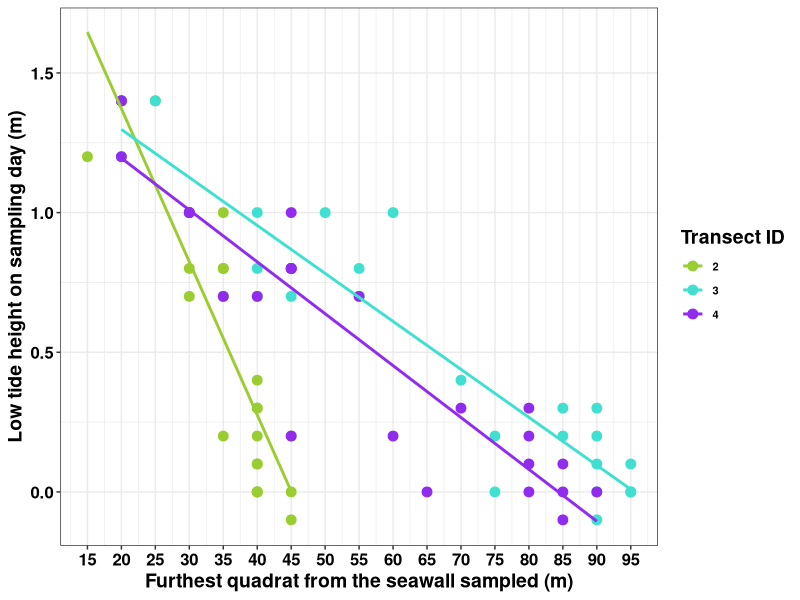
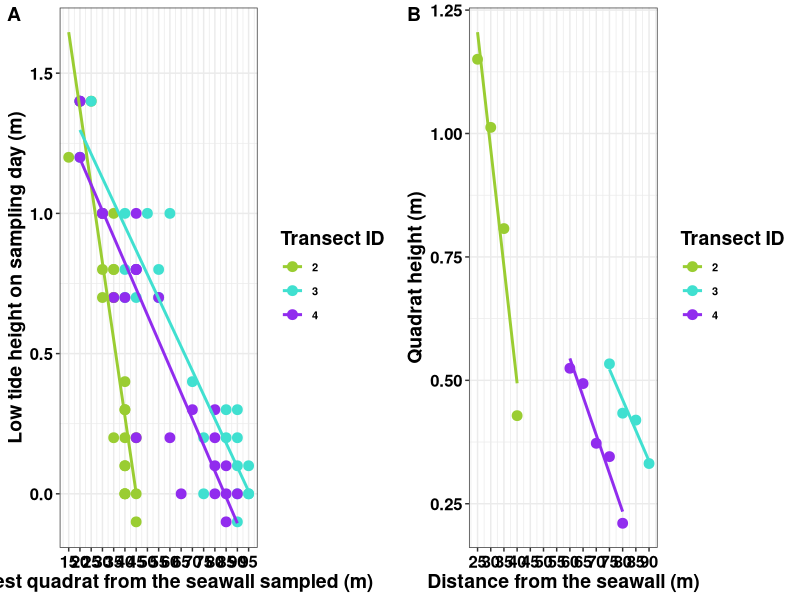
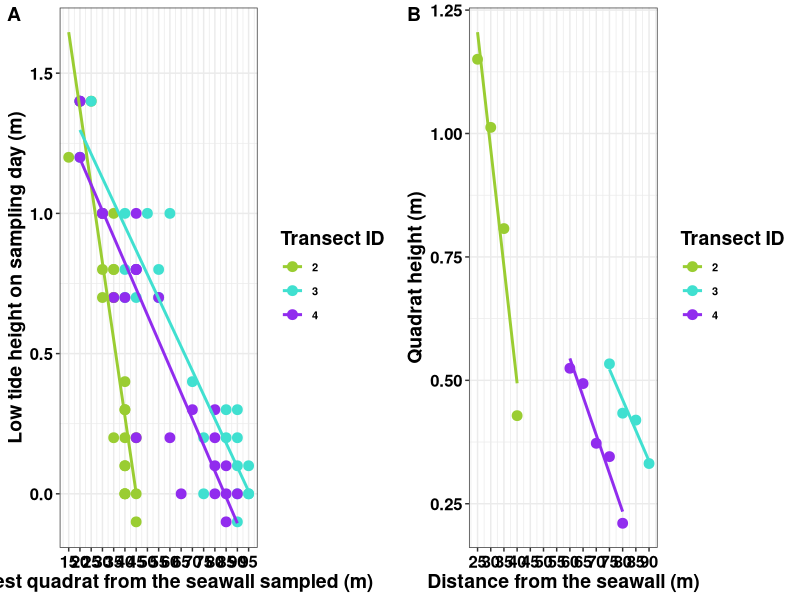

Write the R code that produced these figures, in order.
##### SET UP ####
library(tidyverse)
library(plyr)
library(ggpubr)
library(ggplot2)+theme_set(theme_bw()+
                             theme(strip.background = element_rect(fill="white"),
                                   axis.text.y = element_text(colour = "black", size = 12, face = "bold"),
                                   axis.text.x = element_text(colour = "black", face = "bold", size = 12),
                                   legend.text = element_text(size = 8, face ="bold", colour ="black"),
                                   legend.position = "right", axis.title.y = element_text(face = "bold", size = 14),
                                   axis.title.x = element_text(face = "bold", size = 14, colour = "black"),
                                   legend.title = element_text(size = 14, colour = "black", face = "bold"),
                                   legend.key=element_blank(),
                                   #axis.ticks = element_blank()
                             ))

setwd("C:/Users/siobh/OneDrive - The University Of British Columbia/Project - Seaweed Seasonality Transects/seaweed_seasonality_2021-09-05/git_GW_seaweed_seasonality_transects")

algae = read.csv("GW_seaweed_transects_data_cleaned.csv")
std = read.csv("standpole_datasheet.csv")
aug1 = read.csv("tide_obs_20230801.csv")



###### SCATTERPLOT OF TIDE HEIGHT BY LOWEST QUADRAT NUMBER #####
## find lowest quadrat
lowest = ddply(algae, c("transect_id", "year", "month", "day", "low_tide_height_m"),
               summarise,
               furthest = max(distance_along_transect_m))

## plot
mintide=ggplot(lowest, aes(x=furthest, y=low_tide_height_m, color=as.factor(transect_id)))+
  geom_point(cex=3)+
  scale_color_manual(values=c("yellowgreen","turquoise", "purple2"))+
  geom_smooth(method='lm', se=F)+
  labs(x="Furthest quadrat from the seawall sampled (m)",
       y="Low tide height on sampling day (m)",
       color="Transect ID")+
   scale_x_continuous(breaks = seq(0, 100, by = 5))
mintide
  
  



##### GET QUADRAT HEIGHTS #####
## remove empty data
std = subset(std, std$standpole_height_m!="NA")

## fix bc tides bad formating
aug1 = aug1[,c(1,2)]
names(aug1) = c("datetime_pdt", "observations_m")

## sepaarte date and time PDT
aug1 = separate(aug1, col=datetime_pdt,
                into = c("fulldate", "time_PDT"),
                sep=" ")

## separate date into year month day
aug1 = separate(aug1, col=fulldate,
                into=c("year", "month", "day"),
                sep="-")

## fix colum format
aug1$year = as.numeric(aug1$year)
aug1$month = as.numeric(aug1$month)
aug1$day = as.numeric(aug1$day)


## join stadia pole data with tide observations
tideheights = inner_join(std, aug1)

## get correction factor for stadiapole height
  #!# need to be corrected to the actual height of the sight
tideheights$correction = "1.6256"

## get corrected height of stadia pole
tideheights$corrected_stadia_height = tideheights$standpole_height_m - as.numeric(tideheights$correction)

## get quadrat height
tideheights$quadrat_height = tideheights$corrected_stadia_height + tideheights$observations_m

## plot discrepancy between quadrat height and distance from seawall
height=ggplot(tideheights, aes(x=distance_from_seawall_m, y=quadrat_height, color=as.factor(transect_id)))+
  geom_point(cex=3)+
  scale_color_manual(values=c("yellowgreen","turquoise", "purple2"))+
  geom_smooth(method='lm', se=F)+
  labs(x="Distance from the seawall (m)",
       y="Quadrat height (m)",
       color="Transect ID")+
  xlim(0, 90)+
  scale_x_continuous(breaks = seq(0, 100, by = 5))

##### ARRANGE PLOTS ######
ggarrange(mintide, height, nrow=1,
          labels=c("A", "B"))

ggsave("quadrat_height_by_distance.png", width=40, height = 15, units = "cm")
